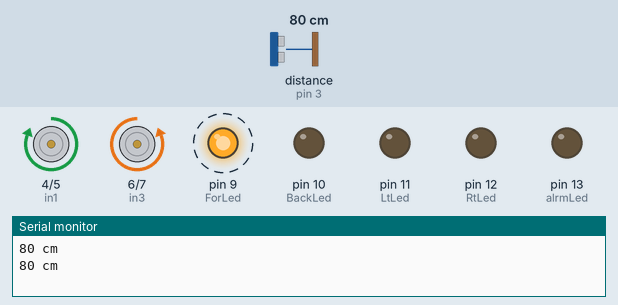
The sketch below on a simulated Arduino Uno, built with avr-gcc and run on an emulated ATmega328P. Parts: motor-driver pin pairs drawn as motors (green arrow = first pin HIGH = forward, orange = second pin HIGH = backward, longer = more drive), output pins drawn as LEDs (lit = HIGH), the last lines printed to the serial monitor. Wiring (inferred from the names in the program): ultrasonic range finder: trigger pin 2; echo pin 3. Dashed ring = blinking. Inputs (shaded band) come from the test bench; at power-on: distance to the obstacle (sensor on pin 3) 80 cm. The echo pulse lasts 58.3 µs per cm; pins used as bus, display or sensor lines are not drawn.

Above: at 4.9 s.
5.0 s: distance to the obstacle (sensor on pin 3) set to 19 cm
8.5 s: distance to the obstacle (sensor on pin 3) set to 14 cm
At 9.8 s:
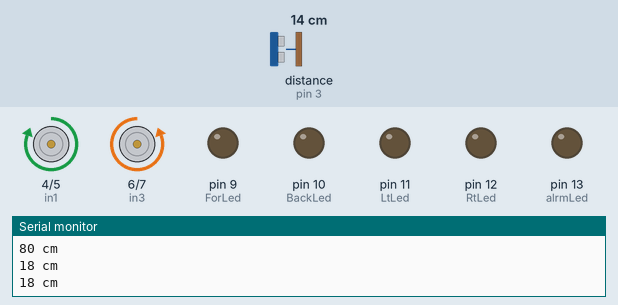
At 21.1 s:
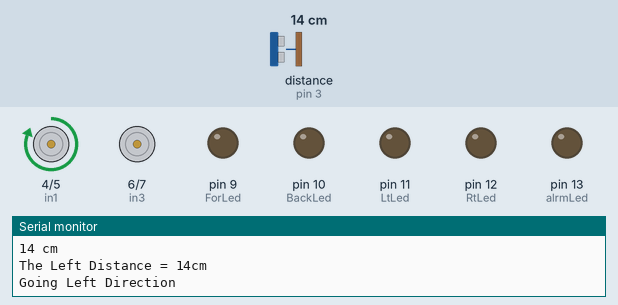
23.7 s: distance to the obstacle (sensor on pin 3) set to 2 cm
At 24.7 s:
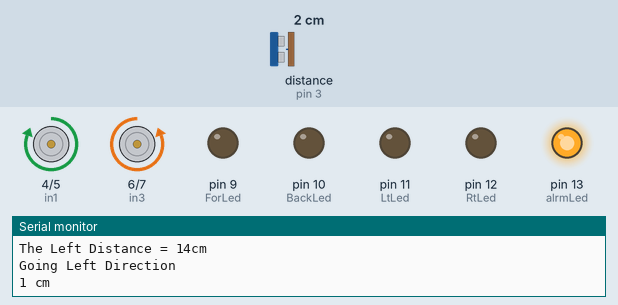
Timing chart, 0 to 30.5 s (numbered marks = the images above; inputs shaded):
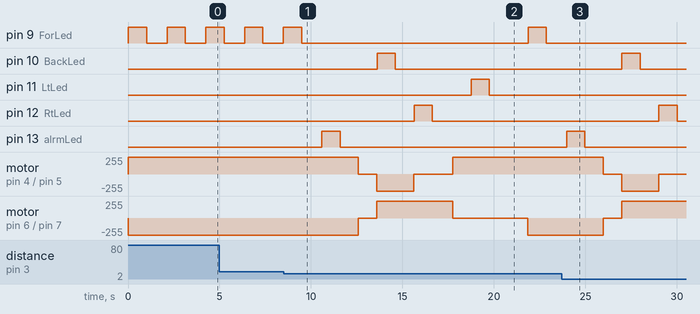

The sketch:

ObstacleAvoidingCar.ino
```cpp
#define in1 4
#define in2 5
#define in3 6
#define in4 7
#define ForLed 9
#define BackLed 10
#define LtLed 11
#define RtLed 12
#define alrmLed 13
const int trigPin = 2;
const int echoPin = 3;


void setup() {
 // put your setup code here, to run once:
 Serial.begin(9600);
pinMode(in1, OUTPUT);
pinMode(in2, OUTPUT);
pinMode(in3, OUTPUT);
pinMode(in4, OUTPUT);
pinMode(ForLed, OUTPUT);
pinMode(BackLed, OUTPUT);
pinMode(LtLed, OUTPUT);
pinMode(RtLed, OUTPUT);
pinMode(alrmLed, OUTPUT);
}

void loop() {
  // put your main code here, to run repeatedly:
long dis;
forward();
 delay(15);
  digitalWrite(ForLed,HIGH);
    delay(1000);
    digitalWrite(ForLed,LOW);
    delay(1000);
dis = Distance();
if(dis<=15){
  digitalWrite(alrmLed,HIGH);
  delay(1000);              // wait for a second
  digitalWrite(alrmLed, LOW);    // turn the LED off by making the voltage LOW
  delay(1000);
  Stop();
  delay(15);
          digitalWrite(ForLed,LOW);
          digitalWrite(BackLed,LOW);
          digitalWrite(LtLed,LOW);
           digitalWrite(RtLed,LOW);
  delay(1000);
  backward();
  delay(15);
    digitalWrite(BackLed,HIGH);
    delay(1000);
    digitalWrite(BackLed,LOW);
  delay(1000);
  long rtdis, ltdis;
  // measures disance from right
  right();
  delay(15);
        digitalWrite(RtLed,HIGH);
    delay(1000);
    digitalWrite(RtLed,LOW);
  rtdis=Distance();
  Serial.print("The Right Distance = "); Serial.print(rtdis); Serial.println("cm");
  delay(1000);
  left();
  delay(1000);
  // measures distance from left
  left();
   delay(15);
      digitalWrite(LtLed,HIGH);
    delay(1000);
    digitalWrite(LtLed,LOW);
  ltdis=Distance();
    Serial.print("The Left Distance = "); Serial.print(ltdis); Serial.println("cm");
  delay(1000);
  right();
  // decide which direction to go
  if(rtdis>=ltdis){
    right();
    Serial.println("Going Right Direction");
    delay(1000);
    }
    else{
      left();
      Serial.println("Going Left Direction");
      delay(1000);
      }
  }
}

void forward(){
  digitalWrite(in1,HIGH);
  digitalWrite(in2,LOW);
  digitalWrite(in3,LOW);
  digitalWrite(in4,HIGH);
  }
void backward(){
  digitalWrite(in1,LOW);
  digitalWrite(in2,HIGH);
  digitalWrite(in3,HIGH);
  digitalWrite(in4,LOW);
  }
void left(){
  digitalWrite(in1,HIGH);
  digitalWrite(in2,LOW);
  digitalWrite(in3,LOW);
  digitalWrite(in4,LOW);
  }
void right(){
  digitalWrite(in1,LOW);
  digitalWrite(in2,LOW);
  digitalWrite(in3,HIGH);
  digitalWrite(in4,LOW);
  }
  void Stop(){
    digitalWrite(in1,LOW);
  digitalWrite(in2,LOW);
  digitalWrite(in3,LOW);
  digitalWrite(in4,LOW);
    }
  long Distance(){
  long duration,  cm;
pinMode(trigPin,OUTPUT);
digitalWrite(trigPin, LOW);
delayMicroseconds(2);
digitalWrite(trigPin, HIGH);
delayMicroseconds(10);
digitalWrite(trigPin, LOW);
pinMode(echoPin, INPUT);
duration = pulseIn(echoPin, HIGH);
cm = microsecondsToCentimeters(duration);
Serial.print(cm); Serial.print(" cm"); Serial.println(); delay(100);
return cm;
    }
    long microsecondsToCentimeters(long microseconds) {
// The speed of sound is 340 m/s or 29 microseconds per centimeter.
// The ping travels out and back, so to find the distance of the
// object we take half of the distance travelled.
return (microseconds / 29) / 2;
}
```

Measured:
- the behaviour switches between 17 and 16 cm on distance to the obstacle (sensor on pin 3) (found by bisection; images 0 and 1)
- after the input at 8.5 s, pin 10 (BackLed): LOW → HIGH after 5.1 s, → LOW 1.0 s later; pin 11 (LtLed): LOW → HIGH after 10.3 s, → LOW 1.0 s later
